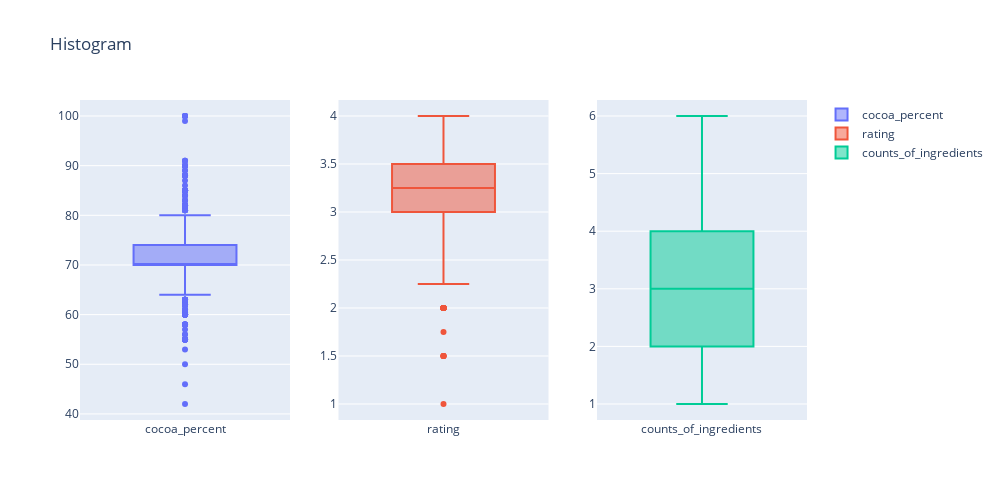

The code cell stored with this chart in its notebook:
### Markdown cell above
## Box PLot

### Code cell
col_for_normal=["cocoa_percent","rating","counts_of_ingredients"]

fig = make_subplots(rows=1, cols=3)

for col in col_for_normal:
    
    i=col_for_normal.index(col)
    
    
    fig.add_trace(
        go.Box(y=df[col], name=col),
    
        row=1,
        col=col_for_normal.index(col)+1
    )


fig.update_layout(height=500, width=1000, title_text="Histogram")
fig.show()

### Figure 1 — Plotly figure (JSON) as saved in the notebook; plotly's stock layout.template omitted (floating-point values rounded to 4 significant figures; data arrays with more than 128 entries replaced by an {"elided": "..."} marker saying what was removed)
{"data": [{"name": "cocoa_percent", "type": "box", "xaxis": "x", "y": {"elided": "2224 float values"}, "yaxis": "y"}, {"name": "rating", "type": "box", "xaxis": "x2", "y": {"elided": "2224 float values"}, "yaxis": "y2"}, {"name": "counts_of_ingredients", "type": "box", "xaxis": "x3", "y": {"elided": "2224 int values"}, "yaxis": "y3"}], "layout": {"height": 500, "title": {"text": "Histogram"}, "width": 1000, "xaxis": {"anchor": "y", "domain": [0, 0.2889]}, "xaxis2": {"anchor": "y2", "domain": [0.3556, 0.6444]}, "xaxis3": {"anchor": "y3", "domain": [0.7111, 1]}, "yaxis": {"anchor": "x", "domain": [0, 1]}, "yaxis2": {"anchor": "x2", "domain": [0, 1]}, "yaxis3": {"anchor": "x3", "domain": [0, 1]}}}
